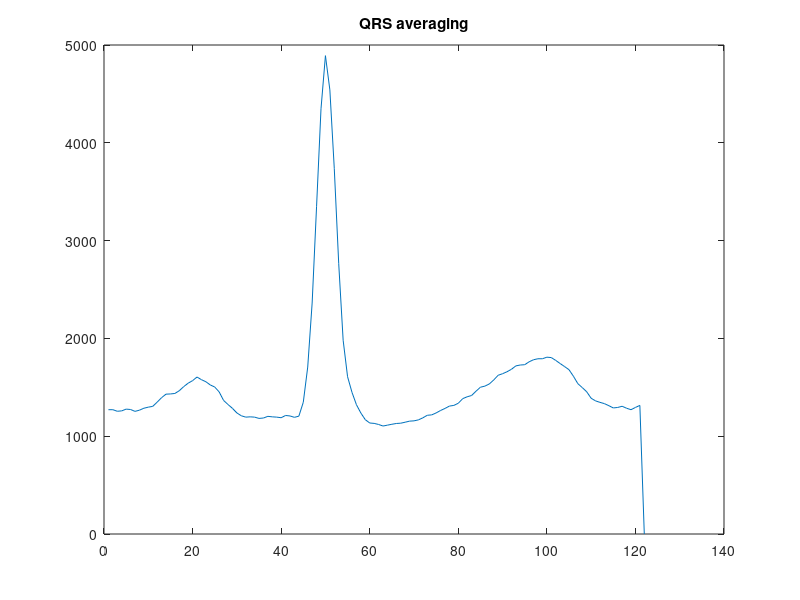

This figure's MATLAB source: (Note: this script raises an error after producing the figure.)
clc;clear;
% Load relevant data from file
data = load('Midterm_Dataset-2.mat');
data.Fs(end-1:end) = [];
Fs = str2double(data.Fs);
dt = 1/Fs;

ecg = data.ecg;
emg = data.emg;
qrs = data.qrs;
N = length(emg);
time = dt*(0:N-1)';

% removing by sync average
% ecg extraction
averageEcg = zeros(50+70+2, 1);
for n = qrs
    count = 1;
    for m = n-50:1:n+70
        averageEcg(count) = averageEcg(count) + ecg(m);
        count = count + 1;
    end
end
figure();
plot(averageEcg);
title('QRS averaging');

averageEcg = averageEcg./count-1;
averageEcg = tsmovavg(averageEcg,'s',6,1);
averageEcg = averageEcg';

extendedEcg = zeros(1, 8192);
for n=1:8192
    if count == 122
        count = 1;
    end
    extendedEcg(n) = averageEcg(count);
    count = count +1;
end
figure();
plot(time, extendedEcg);
title('Ecg from QRS indicies')
xlabel('Seconds');
ylabel('Amplitude');

% 3a
Ryx_a = cov(emg, extendedEcg);
Rxx_a = cov(extendedEcg, extendedEcg);
if(isnan(Rxx_a(1,1)))
    Rxx_a(1,1) = 1;
end
GainRatio = Ryx_a(1,1)/Rxx_a(1,1);
filtered_emg_using_qrs = emg - GainRatio*extendedEcg;
figure();
plot(time, filtered_emg_using_qrs);
title('Filtered EMG from QRS')
xlabel('Seconds');
ylabel('Amplitude');

% 3b
Rxx_b = cov(ecg, ecg);
Ryx_b = cov(emg, ecg);
if(isnan(Rxx_b(1,1)))
    Rxx_b(1,1) = 1;
end
GainRatio = Ryx_b(1,1)/Rxx_b(1,1);
filtered_emg_using_ecg = emg - GainRatio*ecg;
figure();
plot(time, filtered_emg_using_ecg);
title('Filtered EMG from ECG recording')
xlabel('Seconds');
ylabel('Amplitude');

compare_a_b = cov(filtered_emg_using_ecg, filtered_emg_using_qrs);
disp('covariance of solution a and b:');
disp(compare_a_b(1,1));
